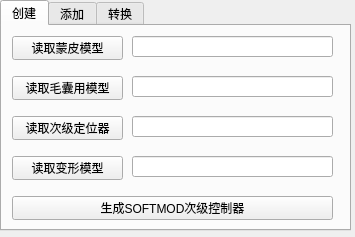
<?xml version="1.0" encoding="UTF-8"?>
<ui version="4.0">
 <class>edo_createSoftDeformSecCtrlUI</class>
 <widget class="QWidget" name="edo_createSoftDeformSecCtrlUI">
  <property name="geometry">
   <rect>
    <x>0</x>
    <y>0</y>
    <width>355</width>
    <height>237</height>
   </rect>
  </property>
  <property name="windowTitle">
   <string>edo_createSoftDeformSecCtrlUI</string>
  </property>
  <widget class="QTabWidget" name="edo_createSoftDeformSecCtrl_TBL01">
   <property name="geometry">
    <rect>
     <x>0</x>
     <y>0</y>
     <width>351</width>
     <height>231</height>
    </rect>
   </property>
   <property name="currentIndex">
    <number>0</number>
   </property>
   <widget class="QWidget" name="tab">
    <attribute name="title">
     <string>创建</string>
    </attribute>
    <widget class="QPushButton" name="edo_createSoftDeformSecCtrl_BT05">
     <property name="geometry">
      <rect>
       <x>10</x>
       <y>170</y>
       <width>321</width>
       <height>24</height>
      </rect>
     </property>
     <property name="text">
      <string>生成SOFTMOD次级控制器</string>
     </property>
    </widget>
    <widget class="QPushButton" name="edo_createSoftDeformSecCtrl_BT03">
     <property name="geometry">
      <rect>
       <x>10</x>
       <y>90</y>
       <width>111</width>
       <height>24</height>
      </rect>
     </property>
     <property name="text">
      <string>读取次级定位器</string>
     </property>
    </widget>
    <widget class="QLineEdit" name="edo_createSoftDeformSecCtrl_TF03">
     <property name="geometry">
      <rect>
       <x>130</x>
       <y>90</y>
       <width>201</width>
       <height>21</height>
      </rect>
     </property>
    </widget>
    <widget class="QPushButton" name="edo_createSoftDeformSecCtrl_BT04">
     <property name="geometry">
      <rect>
       <x>10</x>
       <y>130</y>
       <width>111</width>
       <height>24</height>
      </rect>
     </property>
     <property name="text">
      <string>读取变形模型</string>
     </property>
    </widget>
    <widget class="QLineEdit" name="edo_createSoftDeformSecCtrl_TF02">
     <property name="geometry">
      <rect>
       <x>130</x>
       <y>50</y>
       <width>201</width>
       <height>21</height>
      </rect>
     </property>
    </widget>
    <widget class="QLineEdit" name="edo_createSoftDeformSecCtrl_TF04">
     <property name="geometry">
      <rect>
       <x>130</x>
       <y>130</y>
       <width>201</width>
       <height>21</height>
      </rect>
     </property>
    </widget>
    <widget class="QLineEdit" name="edo_createSoftDeformSecCtrl_TF01">
     <property name="geometry">
      <rect>
       <x>130</x>
       <y>10</y>
       <width>201</width>
       <height>21</height>
      </rect>
     </property>
    </widget>
    <widget class="QPushButton" name="edo_createSoftDeformSecCtrl_BT01">
     <property name="geometry">
      <rect>
       <x>10</x>
       <y>10</y>
       <width>111</width>
       <height>24</height>
      </rect>
     </property>
     <property name="text">
      <string>读取蒙皮模型</string>
     </property>
    </widget>
    <widget class="QPushButton" name="edo_createSoftDeformSecCtrl_BT02">
     <property name="geometry">
      <rect>
       <x>10</x>
       <y>50</y>
       <width>111</width>
       <height>24</height>
      </rect>
     </property>
     <property name="text">
      <string>读取毛囊用模型</string>
     </property>
    </widget>
   </widget>
   <widget class="QWidget" name="tab_2">
    <attribute name="title">
     <string>添加</string>
    </attribute>
    <widget class="QLineEdit" name="edo_createSoftDeformSecCtrl_TBL01_TF02">
     <property name="geometry">
      <rect>
       <x>130</x>
       <y>50</y>
       <width>201</width>
       <height>21</height>
      </rect>
     </property>
    </widget>
    <widget class="QLineEdit" name="edo_createSoftDeformSecCtrl_TBL01_TF01">
     <property name="enabled">
      <bool>false</bool>
     </property>
     <property name="geometry">
      <rect>
       <x>130</x>
       <y>10</y>
       <width>201</width>
       <height>21</height>
      </rect>
     </property>
    </widget>
    <widget class="QPushButton" name="edo_createSoftDeformSecCtrl_TBL01_BT01">
     <property name="enabled">
      <bool>false</bool>
     </property>
     <property name="geometry">
      <rect>
       <x>10</x>
       <y>10</y>
       <width>111</width>
       <height>24</height>
      </rect>
     </property>
     <property name="text">
      <string>读取蒙皮模型</string>
     </property>
    </widget>
    <widget class="QPushButton" name="edo_createSoftDeformSecCtrl_TBL01_BT02">
     <property name="geometry">
      <rect>
       <x>10</x>
       <y>50</y>
       <width>111</width>
       <height>24</height>
      </rect>
     </property>
     <property name="text">
      <string>读取毛囊用模型</string>
     </property>
    </widget>
    <widget class="QPushButton" name="edo_createSoftDeformSecCtrl_TBL01_BT03">
     <property name="geometry">
      <rect>
       <x>10</x>
       <y>90</y>
       <width>111</width>
       <height>24</height>
      </rect>
     </property>
     <property name="text">
      <string>读取次级定位器</string>
     </property>
    </widget>
    <widget class="QLineEdit" name="edo_createSoftDeformSecCtrl_TBL01_TF03">
     <property name="geometry">
      <rect>
       <x>130</x>
       <y>90</y>
       <width>201</width>
       <height>21</height>
      </rect>
     </property>
    </widget>
    <widget class="QPushButton" name="edo_createSoftDeformSecCtrl_TBL01_BT04">
     <property name="geometry">
      <rect>
       <x>10</x>
       <y>130</y>
       <width>111</width>
       <height>24</height>
      </rect>
     </property>
     <property name="text">
      <string>读取变形模型</string>
     </property>
    </widget>
    <widget class="QLineEdit" name="edo_createSoftDeformSecCtrl_TBL01_TF04">
     <property name="geometry">
      <rect>
       <x>130</x>
       <y>130</y>
       <width>201</width>
       <height>21</height>
      </rect>
     </property>
    </widget>
    <widget class="QPushButton" name="edo_createSoftDeformSecCtrl_TBL01_BT05">
     <property name="geometry">
      <rect>
       <x>10</x>
       <y>170</y>
       <width>321</width>
       <height>24</height>
      </rect>
     </property>
     <property name="text">
      <string>添加SOFTMOD次级控制器</string>
     </property>
    </widget>
   </widget>
   <widget class="QWidget" name="tab_3">
    <attribute name="title">
     <string>转换</string>
    </attribute>
    <widget class="QPushButton" name="edo_transferToSkinCluster_bt">
     <property name="geometry">
      <rect>
       <x>10</x>
       <y>10</y>
       <width>321</width>
       <height>24</height>
      </rect>
     </property>
     <property name="text">
      <string>转换为SKINCLUSTER[转换后暂时不能转回]</string>
     </property>
    </widget>
   </widget>
  </widget>
 </widget>
 <resources/>
 <connections/>
</ui>
